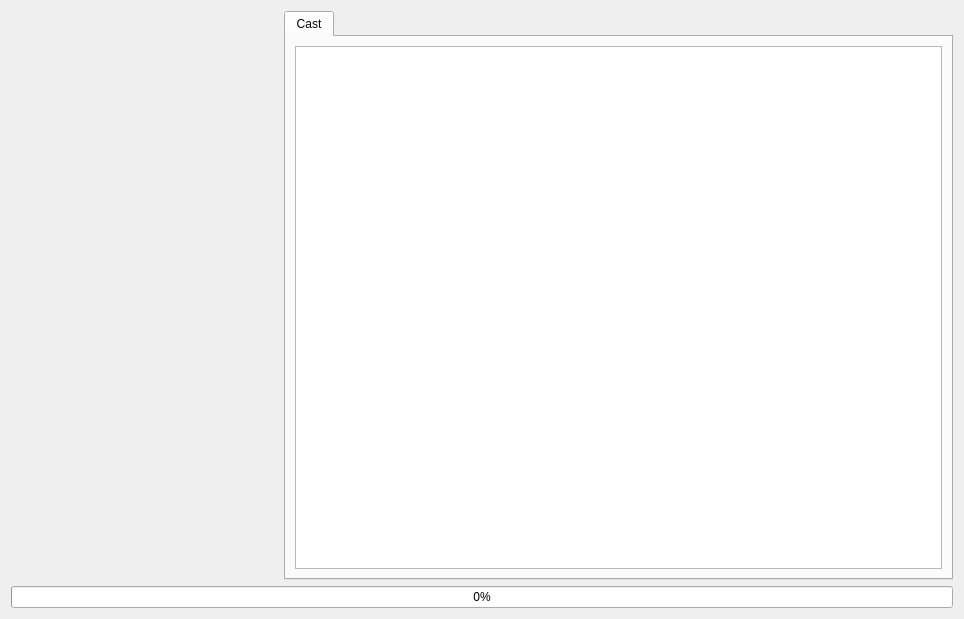
<?xml version="1.0" encoding="UTF-8"?>
<ui version="4.0">
 <class>MovieWindow</class>
 <widget class="QWidget" name="MovieWindow">
  <property name="geometry">
   <rect>
    <x>0</x>
    <y>0</y>
    <width>964</width>
    <height>619</height>
   </rect>
  </property>
  <property name="windowTitle">
   <string>Movie - Loading</string>
  </property>
  <layout class="QVBoxLayout" name="verticalLayout_3">
   <item>
    <layout class="QHBoxLayout" name="horizontalLayout" stretch="2,5">
     <item>
      <layout class="QVBoxLayout" name="verticalLayout_5" stretch="5,3">
       <item>
        <widget class="QLabel" name="label_image">
         <property name="text">
          <string/>
         </property>
         <property name="alignment">
          <set>Qt::AlignCenter</set>
         </property>
        </widget>
       </item>
       <item>
        <widget class="QLabel" name="label_info">
         <property name="sizePolicy">
          <sizepolicy hsizetype="Preferred" vsizetype="MinimumExpanding">
           <horstretch>0</horstretch>
           <verstretch>0</verstretch>
          </sizepolicy>
         </property>
         <property name="text">
          <string/>
         </property>
        </widget>
       </item>
      </layout>
     </item>
     <item>
      <widget class="QTabWidget" name="tabWidget">
       <property name="currentIndex">
        <number>0</number>
       </property>
       <widget class="QWidget" name="tab_cast">
        <attribute name="title">
         <string>Cast</string>
        </attribute>
        <layout class="QVBoxLayout" name="verticalLayout_2">
         <item>
          <layout class="QVBoxLayout" name="verticalLayout">
           <item>
            <widget class="QTableView" name="tableView_cast"/>
           </item>
          </layout>
         </item>
        </layout>
       </widget>
      </widget>
     </item>
    </layout>
   </item>
   <item>
    <widget class="QProgressBar" name="progressBar_scraping">
     <property name="value">
      <number>0</number>
     </property>
    </widget>
   </item>
  </layout>
 </widget>
 <resources/>
 <connections/>
</ui>
